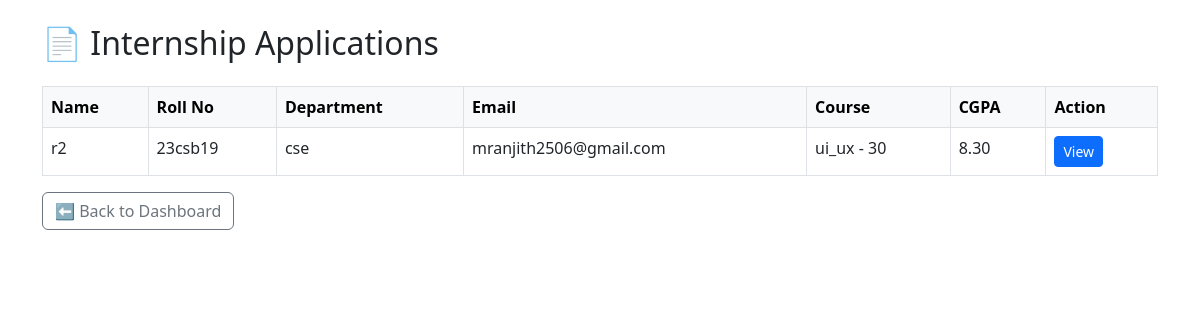
Before: /internship_applications_list/ (signed in) with the older database file.
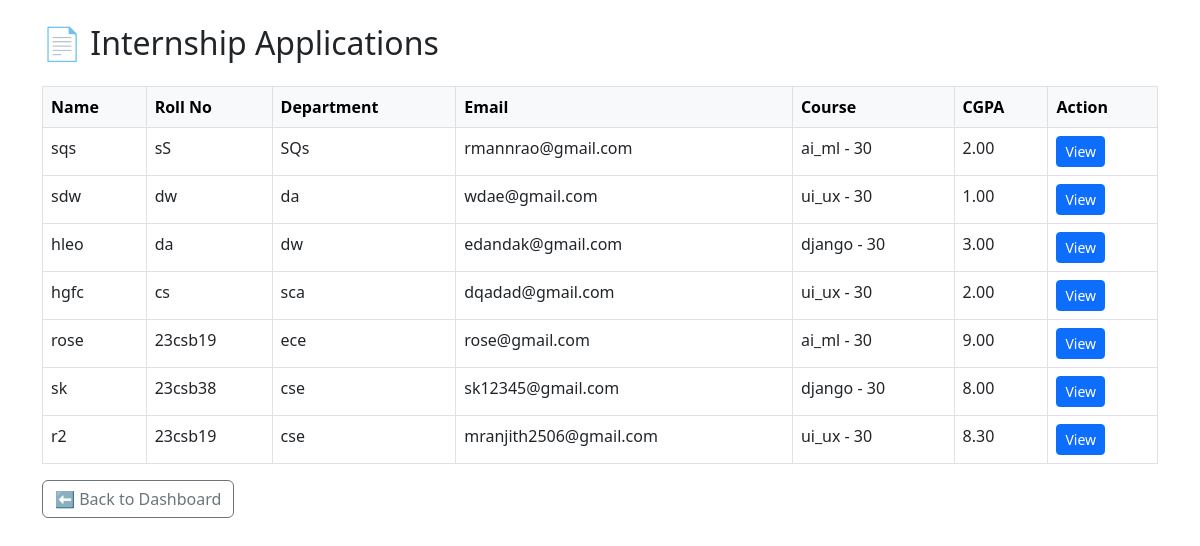
After: the same page with the newer database file.
### ips_intern/models.py (models this page shows, shortened)
class InternApplication(models.Model):
    user = models.OneToOneField(User, on_delete=models.CASCADE, null=True, blank=True)
    name = models.CharField(max_length=100)
    roll_no = models.CharField(max_length=50)
    department = models.CharField(max_length=100)
    cgpa = models.DecimalField(max_digits=4, decimal_places=2)  # Max CGPA: 10.00 (so use max_digits=4)
    arrears = models.PositiveIntegerField()  # IntegerField is fine, but PositiveIntegerField prevents negative input
    gender = models.CharField(max_length=10)
    clg_mailid = models.EmailField()
    course_duration = models.ForeignKey(CourseDuration, on_delete=models.SET_NULL, null=True, blank=True)
    is_completed = models.BooleanField(default=False)  # auto-triggered when course ends
    is_approved = models.BooleanField(default=False)
    is_rejected = models.BooleanField(default=False)

class CourseDuration(models.Model):
    course_name = models.CharField(max_length=100)
    duration = models.CharField(max_length=50)  # Example: "3 months", "6 months", etc.
    def __str__(self):
        return f'{self.course_name} - {self.duration}'

### ips_intern/views.py (the view)
# urls.py: path('internship_applications_list/', views.internship_applications_list, name='internship_applications_list'),
@login_required
def internship_applications_list(request):
    applications = InternApplication.objects.all().order_by('-id')
    return render(request, 'internship_applications.html', {
        'applications': applications
    })

### ips_intern/templates/internship_applications.html (shortened to what this page needs)
<!DOCTYPE html>
<html>
<head>
  <link href="https://cdn.jsdelivr.net/npm/bootstrap@5.3.0/dist/css/bootstrap.min.css" rel="stylesheet">
</head>
<body>
<div class="container mt-4">
  <h2 class="mb-4">📄 Internship Applications</h2>
  <table class="table table-bordered table-hover">
    <thead class="table-light">
      <tr>
        <th>Name</th>
        <th>Roll No</th>
        <th>Department</th>
        <th>Email</th>
        <th>Course</th>
        <th>CGPA</th>
        <th>Action</th>
      </tr>
    </thead>
    <tbody>
      {% for app in applications %}
      <tr>
        <td>{{ app.name }}</td>
        <td>{{ app.roll_no }}</td>
        <td>{{ app.department }}</td>
        <td>{{ app.clg_mailid }}</td>
        <td>{{ app.course_duration }}</td>
        <td>{{ app.cgpa }}</td>
        <td>
  <a href="{% url 'internship_applications_detail' app.id %}" class="btn btn-primary btn-sm">View</a>
</td>
      </tr>
      {% empty %}
      <tr>
        <td colspan="7" class="text-center">No applications found.</td>
      </tr>
      {% endfor %}
    </tbody>
  </table>
  <a href="{% url 'admin_dashboard' %}" class="btn btn-outline-secondary">⬅ Back to Dashboard</a>
</div>
</body>
</html>

Changed rows visible on the page:
added InternApplication: name "sqs", roll_no "sS", department "SQs", clg_mailid "rmannrao@gmail.com", course_duration "ai_ml - 30", cgpa "2.00"
added InternApplication: name "sdw", roll_no "dw", department "da", clg_mailid "wdae@gmail.com", course_duration "ui_ux - 30", cgpa "1.00"
added InternApplication: name "hleo", roll_no "da", department "dw", clg_mailid "edandak@gmail.com", course_duration "django - 30", cgpa "3.00"
added InternApplication: name "hgfc", roll_no "cs", department "sca", clg_mailid "dqadad@gmail.com", course_duration "ui_ux - 30", cgpa "2.00"
added InternApplication: name "rose", roll_no "23csb19", department "ece", clg_mailid "rose@gmail.com", course_duration "ai_ml - 30", cgpa "9.00"
added InternApplication: name "sk", roll_no "23csb38", department "cse", clg_mailid "sk12345@gmail.com", course_duration "django - 30", cgpa "8.00"
